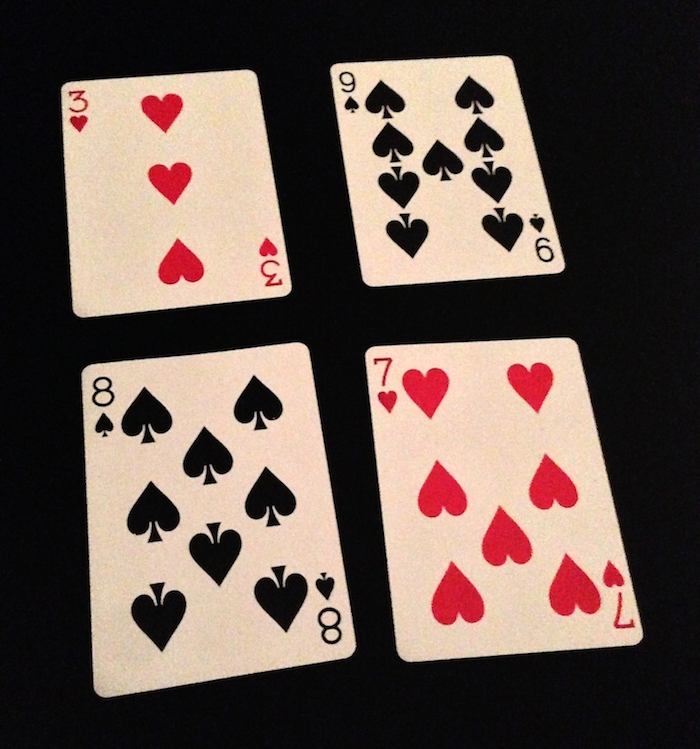
#> input picture cvi/maman11/data/9060450367_b67ef44444_o.png, 700 x 749 px; its folder holds only this picture in this run
$ python maman11.py   (older library calls are emulated)
#> lines starting #> are read from the running program, lines starting #| are printed output that depends on the picture
import os
import time
from collections import defaultdict
from typing import Tuple, Union, List, Protocol, Any, Callable, Sequence
import sys

import cv2
import glob

import numpy as np
import matplotlib.pyplot as plt
import pandas as pd

from cv2.typing import MatLike

np.set_printoptions(threshold=sys.maxsize)
pd.set_option('display.max_columns', None)
pd.set_option('display.max_rows', None)


#########################
### HELPERS FUNCTIONS ###
#########################

def rotate_coordinates_back(points, rotation_matrix, original_shape):
    """
    Rotate points from a rotated image back to the original image's coordinate system.

    Parameters:
        points (np.ndarray): Array of points as (x, y).
        rotation_matrix (np.ndarray): Rotation matrix used to create the rotated image.
        original_shape (tuple): Original image dimensions as (height, width).

    Returns:
        np.ndarray: Array of points rotated back to the original coordinate system.
    """
    # Invert the rotation matrix
    original_h, original_w = original_shape

    rotation_matrix_inv = cv2.invertAffineTransform(rotation_matrix)
    homogeneous_coords = np.column_stack([points, np.ones(len(points))])
    transformed_coords = np.dot(rotation_matrix_inv, homogeneous_coords.T).T

    transformed_coords = np.clip(
        transformed_coords, [0, 0], [original_w - 1, original_h - 1]
    )
    return transformed_coords


# [4 lines left out: function transform_ndarray_kp_to_cv2_kp, not called in this run]


def find_descriptors_with_brief(img: MatLike, kp: Sequence[cv2.KeyPoint]):
    brief = cv2.xfeatures2d.BriefDescriptorExtractor().create()
    _kp, descriptors = brief.compute(img, kp)
    return _kp, descriptors


def accumulator_to_df(accumulator):
    """ Transforming the accumulator object into a pandas dataframe. """
    rows = []
    for detector, noise_data in accumulator.items():
        for noise_type, metrics in noise_data.items():
            for metric_name, values in metrics.items():
                for idx, value in enumerate(values):
                    rows.append({
                        'detector': detector,
                        'noise_type': noise_type,
                        'metric': metric_name,
                        'index': idx,
                        'value': value
                    })
    return pd.DataFrame(rows)


##############################
#### DETECTORS DESCRIPTORS ###
##############################

# [24 lines left out: function apply_harris_detector, not called in this run]


def apply_fast_detector(
        img,
        th: int = 10, non_max_supr: bool = True,
        neighbors_type=cv2.FAST_FEATURE_DETECTOR_TYPE_9_16
) -> (MatLike, Tuple[cv2.KeyPoint]):
    """
    :param img:
    :param th: threshold helps for corner detector. a higher threshold will result in less corners,
    as the algo become stricter.
    :param non_max_supr: boolean that helps eliminate weaker key points that are close to stronger ones.
    if True, it ensures that the output contains distinct well-defined corners.
    :param neighbors_type: defines the pixel circle size used for detection
    :return:
    """
    gray_image = cv2.cvtColor(img, cv2.COLOR_BGR2GRAY)
    fast = cv2.FastFeatureDetector()
    fast = fast.create(threshold=th, nonmaxSuppression=non_max_supr, type=neighbors_type)
    kp = fast.detect(gray_image)
    output_image = cv2.drawKeypoints(img, kp, None, color=(255, 0, 0),
                                     flags=cv2.DRAW_MATCHES_FLAGS_NOT_DRAW_SINGLE_POINTS)
    return output_image, kp


def apply_orb_detector(img: MatLike, max_keypoints: int = 500):
    gray_image = cv2.cvtColor(img, cv2.COLOR_BGR2GRAY)
    orb = cv2.ORB().create(nfeatures=max_keypoints)
    kp, descriptors = orb.detectAndCompute(gray_image, None)
    output_image = cv2.drawKeypoints(img, kp, None,
                                     color=(0, 255, 0),  # Green color for keypoints
                                     flags=cv2.DRAW_MATCHES_FLAGS_DRAW_RICH_KEYPOINTS
                                     )
    return output_image, kp, descriptors


# [22 lines left out: function apply_sift_detector, not called in this run]


def apply_akaze_detector(
        img,
        descriptor_type=cv2.AKAZE_DESCRIPTOR_KAZE,
        descriptor_size: int = 0,
        descriptor_channels: int = 1,
        th: float = 0.001,
        n_octaves: int = 4,
        n_octaves_layers: int = 4
):
    """
    :param img:
    :param descriptor_type:
        cv2.AKAZE_DESCRIPTOR_KAZE: Uses the original KAZE descriptor, which is based on nonlinear scale space and offers good robustness in texture-rich and noise-prone images.
        cv2.AKAZE_DESCRIPTOR_UPRIGHT: Uses the upright descriptor, where the keypoints are not oriented, which can be slightly faster but less robust to image rotation.
    :param descriptor_size:
        0 value automatically being coverted to 64 as it's opencv default. also used in SIFT and SURF algos.
    :param th:
    :param n_octaves:
    :param n_octaves_layers:
    :return:
    """
    gray_image = cv2.cvtColor(img, cv2.COLOR_BGR2GRAY)
    akaze = cv2.AKAZE().create(descriptor_type, descriptor_size, descriptor_channels, th, n_octaves, n_octaves_layers)
    keypoints, descriptors = akaze.detectAndCompute(gray_image, None)
    output_image = cv2.drawKeypoints(img, keypoints, None, flags=cv2.DRAW_MATCHES_FLAGS_DRAW_RICH_KEYPOINTS)

    return output_image, keypoints, descriptors


def apply_fast_with_brief(img, **kwargs):
    """ Applying FAST, use FAST kp into BRIEF to get descriptors.
    Not the best approach as we have ORB that use few modification to apply the methods in a better fashion. """
    output_img, kp = apply_fast_detector(img, **kwargs)
    kp, descriptors = find_descriptors_with_brief(img, kp)
    return output_img, kp, descriptors


# [6 lines left out: function apply_harris_with_brief, not called in this run]


#######################################
######## AUGMENTATION FUNCTIONS #######
#######################################


class Augmentation(Protocol):
    is_augmentation: bool  # Ensures the function has the `is_augmentation` attribute

    def __call__(self, img: MatLike, *args, **kwargs) -> (Any, Any):
        ...


# Decorator
def augmentation_function(func):
    func.is_augmentation = True
    return func


@augmentation_function
def rescale_image(img: MatLike, scale) -> (MatLike, None):
    """ Rescales image by scale factor. """
    h, w = img.shape[:2]
    new_w = int(w * scale)
    new_h = int(h * scale)
    return cv2.resize(img, (new_w, new_h)), scale


@augmentation_function
def rotate_image(img: MatLike, angle: Union[float, int], scale: float = 1.0) -> (MatLike, np.ndarray):
    """ Rotating the image, with angle and re-scale factor.
    considering rotated image will create new height/width. """
    h, w = img.shape[:2]
    center = (w // 2, h // 2)
    rotation_matrix = cv2.getRotationMatrix2D(center, angle, scale)
    cos_theta = abs(rotation_matrix[0, 0])
    sin_theta = abs(rotation_matrix[0, 1])
    new_width = int(h * sin_theta + w * cos_theta)
    new_height = int(h * cos_theta + w * sin_theta)
    rotation_matrix[0, 2] += (new_width - w) / 2
    rotation_matrix[1, 2] += (new_height - w) / 2
    return cv2.warpAffine(img, rotation_matrix, (new_width, new_height)), rotation_matrix


@augmentation_function
def add_gaussian_noise(img: MatLike, mean=0, std_dev=2) -> (MatLike, None):
    """ Add gaussian noise using normal distribution. """
    noise = np.random.normal(mean, std_dev, img.shape).astype(np.float16)
    noisy_image = img.astype(np.float16) + noise
    return np.clip(noisy_image, 0, 255).astype(np.uint8), None


def calc_evaluators(
        img,
        detector_descriptor,
        augmentation: Union[Augmentation, Callable],
        augmentation_str: str,
        matcher: cv2.DescriptorMatcher,
        rad_th: Union[float, int] = 5.) -> dict:
    start_time = time.time()
    output_img, kp, descriptors = detector_descriptor(img)
    aug_img, additional_data = augmentation(img)
    aug_output_img, aug_kp, aug_descriptors = detector_descriptor(aug_img)

    matches = matcher.match(descriptors, aug_descriptors)
    matches = sorted(matches, key=lambda x: x.distance)

    matcher_precision = calculate_matcher_precision(matches, rad_th)

    calculation_time = time.time() - start_time

    kp_matched = np.array([kp[m.queryIdx].pt for m in matches])
    aug_kp_matched = np.array([aug_kp[m.trainIdx].pt for m in matches])

    # Handle special cases of augmentation with respect to key points.
    if 'rotate' in augmentation_str:
        aug_kp_matched = rotate_coordinates_back(aug_kp_matched, additional_data, img.shape[:2])
    if 'scale' in augmentation_str:
        aug_kp_matched = aug_kp_matched / additional_data

    # Calculate Euclidean distance between matched keypoints
    distances = np.linalg.norm(kp_matched - aug_kp_matched, axis=1)

    # Count matches within the threshold
    repeatable_matches = np.sum(distances <= rad_th)

    repeatability = repeatable_matches / len(kp)

    valid_distances = distances[distances <= rad_th]
    if valid_distances.size > 0:
        average_distance = np.mean(valid_distances)
    else:
        average_distance = None

    print("Average Distance", average_distance)
    print(f"Repeatability: {repeatability:.4f}")
    print(f"Match precision: {matcher_precision:.4f}")
    print(f"Calculation time: {calculation_time:.4f}")

    return {
        "repeatability": repeatability,
        "localization_error": average_distance,
        "match_precision": matcher_precision,
        "calculation_time": calculation_time
    }


def calculate_matcher_precision(matches, rad_th):
    true_positives = 0
    false_positives = 0
    for match in matches:
        if match.distance < rad_th:
            true_positives += 1
        else:
            false_positives += 1
    return true_positives / (true_positives + false_positives)


def run_eval(images_paths, detector_descriptor_matcher, augmentations, image_rescale=None):
    # accumulator = defaultdict(dict)
#> called with image_rescale = (512, 512)
    accumulator = defaultdict(lambda: defaultdict(lambda: {
        'repeatability': [], 'localization_error': [], 'match_precision': [], 'calculation_time': []}))

    for image_path in images_paths:
        img = cv2.imread(image_path)
#> img is the input picture: shape (749, 700, 3); mean B, G, R 79.2, 87, 103.7

        if image_rescale and len(image_rescale) == 2:
            img = cv2.resize(img, image_rescale)
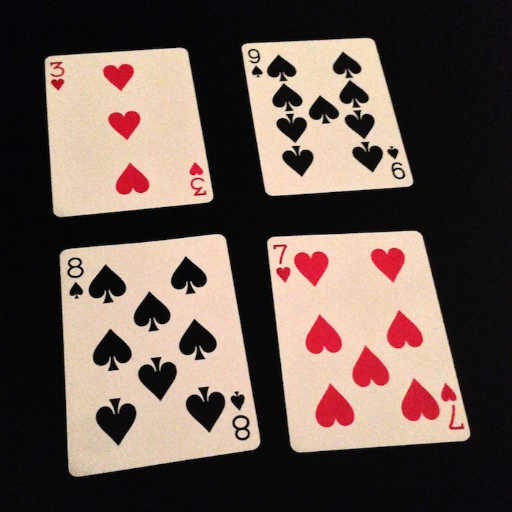
#> img: shape (512, 512, 3); mean B, G, R 79.1, 86.9, 103.6

        for dd_key, (dd, matcher) in detector_descriptor_matcher.items():
            print(f"---------\n{dd_key}\n----------")
            for aug_str, aug_func in augmentations.items():
                print(aug_str)
                evaluators = calc_evaluators(img, dd, aug_func, aug_str, matcher)
                for k, v in evaluators.items():
                    accumulator[dd_key][aug_str][k].append(v)
#> this loop made 3 passes
#> (printed output is left out)
#> pass 1, in apply_orb_detector, `gray_image = cv2.cvtColor(img, cv2.COLOR_BGR2GRAY)`:
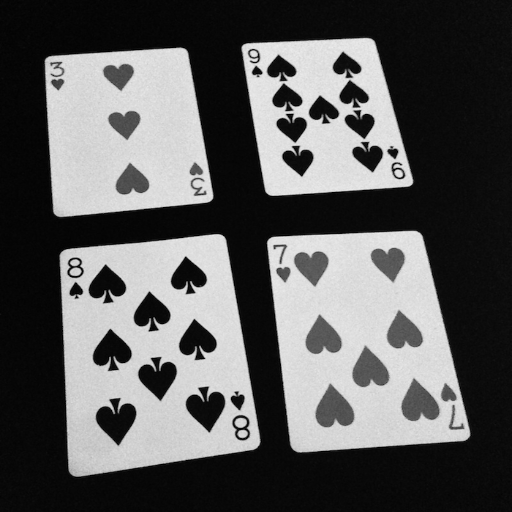
#> gray_image: shape (512, 512); min 0, max 238, mean 91
#> pass 1, in apply_orb_detector, `output_image = cv2.drawKeypoints(img, kp, None, color=(0, 255, 0),`:
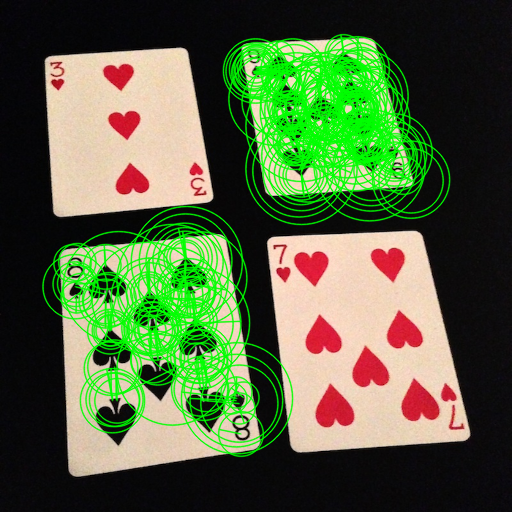
#> output_image: shape (512, 512, 3); mean B, G, R 63.6, 101.8, 84
#> pass 1, in add_gaussian_noise, `noisy_image = img.astype(np.float16) + noise`:
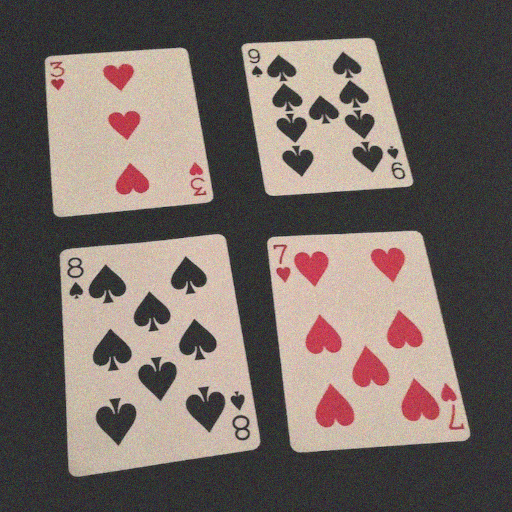
#> noisy_image: shape (512, 512, 3) float16; mean B, G, R 79.1, 86.9, 103.6; drawn with min black and max white

    df = accumulator_to_df(accumulator)
#> in accumulator_to_df, `rows = []`: rows = []
#> after the loop in accumulator_to_df, `for detector, noise_data in accumulator.items():`: rows = 96 items
#> df = table of 96 rows and 5 columns
    df.to_csv("accum_df.csv", index=False)

    plot_detector_noise_summary(df, metric_value='repeatability')
    plot_detector_noise_summary(df, metric_value='localization_error')
    plot_detector_noise_summary(df, metric_value='match_precision')
    plot_detector_noise_summary(df, metric_value='calculation_time')


def plot_detector_noise_summary(
        df,
        metric_value='localization_error',
        group_column='detector',
        category_column='noise_type',
        metric_column='metric',
        value_column='value'):
#> called with metric_value = 'repeatability', group_column = 'detector', category_column = 'noise_type', metric_column = 'metric', value_column = 'value'
    df = df[df[metric_column] == metric_value]
    df = df.fillna(0)
    # groupby detector and noise_type, calculates the mean for the metric
    summary = df.groupby([group_column, category_column])[value_column].mean().reset_index()
    print(f"{metric_value} summary:\n{summary}")

    # Pivot for plotting: detectors as bars for each noise_type
    pivot_summary = summary.pivot(index=category_column, columns=group_column, values=value_column)

    # Plot the bar chart
    pivot_summary.plot(kind='bar', figsize=(12, 6), width=0.8)

    # Add plot details
    plt.title(f'Average {metric_value.capitalize()} by {group_column.capitalize()} and {category_column.capitalize()}')
    plt.ylabel(f'Average {metric_value.capitalize()}')
    plt.xlabel(category_column.capitalize())
    plt.xticks(rotation=45)
    plt.legend(title=group_column.capitalize())
    plt.tight_layout()
    plt.show()


def main(**args):
    """ augmentations and detector/descriptors are defined here, hardcoded. One can add/remove
    as long as you keep the current structure. """
    augmentations = {
        "gauss_noise_10": lambda img: add_gaussian_noise(img, 0, 15),
        "gauss_noise_20": lambda img: add_gaussian_noise(img, 0, 40),
        "rotate_30": lambda img: rotate_image(img, 30, 1),
        "rotate_70": lambda img: rotate_image(img, 70, 1),
        "scale_half": lambda img: rescale_image(img, 0.5),
        "scale_2": lambda img: rescale_image(img, 2),
        "gauss_filter_5": lambda img: (cv2.GaussianBlur(img, ksize=(5, 5), sigmaX=1.), None),
        "gauss_filter_9": lambda img: (cv2.GaussianBlur(img, ksize=(9, 9), sigmaX=1.), None),
    }
    bf_hamm = cv2.BFMatcher(cv2.NORM_HAMMING, crossCheck=True)
    bf_l2norm = cv2.BFMatcher(cv2.NORM_L2, crossCheck=True)

    detector_descriptor_matcher = {
        # "harris_brief": (lambda img: apply_harris_with_brief(img), bf_l2norm),
        "orb": (lambda img: apply_orb_detector(img, 200), bf_hamm),
        "fast_brief": (lambda img: apply_fast_with_brief(img), bf_hamm),
        "akaze": (lambda img: apply_akaze_detector(img), bf_l2norm),
    }
    glob_path = os.path.abspath(os.path.join(__file__, "../../data", '*'))
    images_paths = glob.glob(glob_path)
    run_eval(images_paths, detector_descriptor_matcher, augmentations, **args)
#> call 2 of plot_detector_noise_summary, with metric_value = 'localization_error', group_column = 'detector', category_column = 'noise_type', metric_column = 'metric', value_column = 'value'
#> in plot_detector_noise_summary (call 2), `plt.show()`:
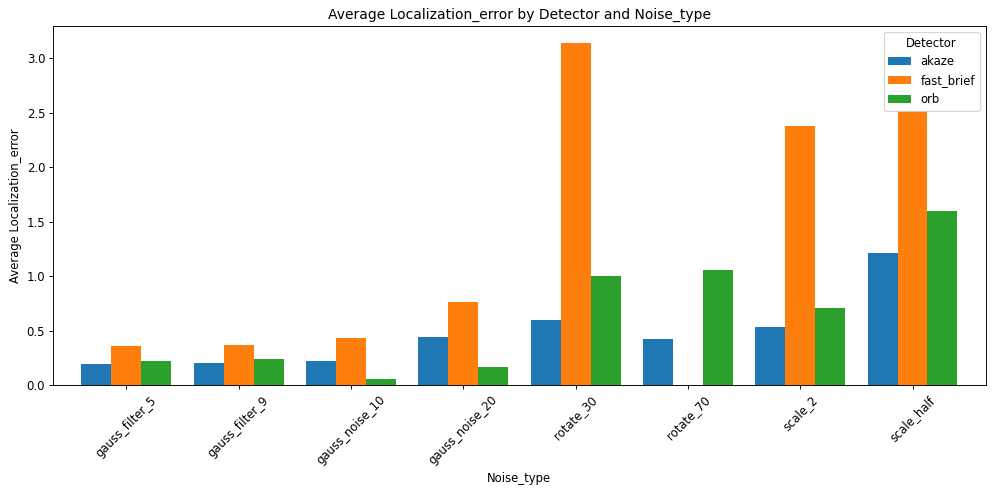
#> figure drawn by matplotlib, 1 panel; tallest bar 1.22 high, from x = 6.6 to 6.87; tallest bar 3.14 high, from x = 3.87 to 4.13; tallest bar 1.6 high, from x = 7.13 to 7.4
#> call 3 of plot_detector_noise_summary, with metric_value = 'match_precision', group_column = 'detector', category_column = 'noise_type', metric_column = 'metric', value_column = 'value'
#> in plot_detector_noise_summary (call 3), `plt.show()`:
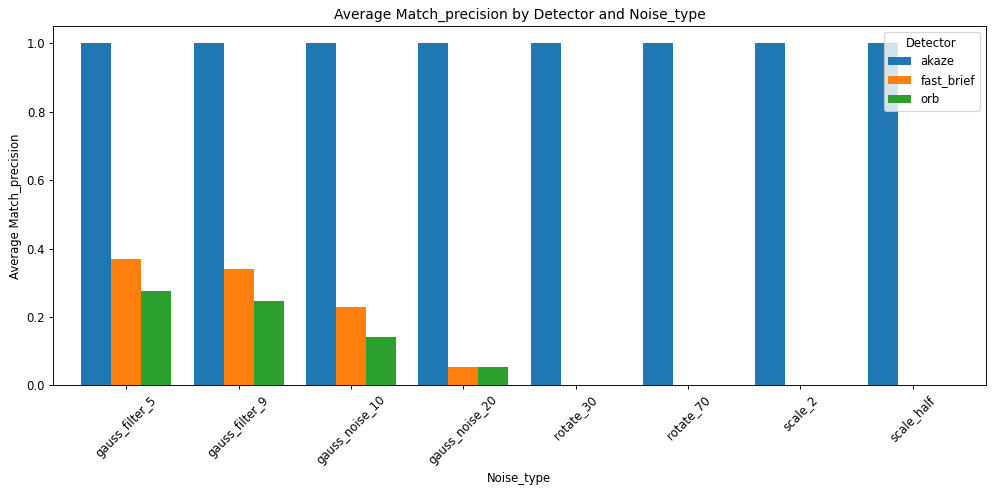
#> figure drawn by matplotlib, 1 panel; tallest bar 0.369 high, from x = -0.133 to 0.133; tallest bar 0.277 high, from x = 0.133 to 0.4
#> call 4 of plot_detector_noise_summary, with metric_value = 'calculation_time', group_column = 'detector', category_column = 'noise_type', metric_column = 'metric', value_column = 'value'
#> in plot_detector_noise_summary (call 4), `plt.show()`:
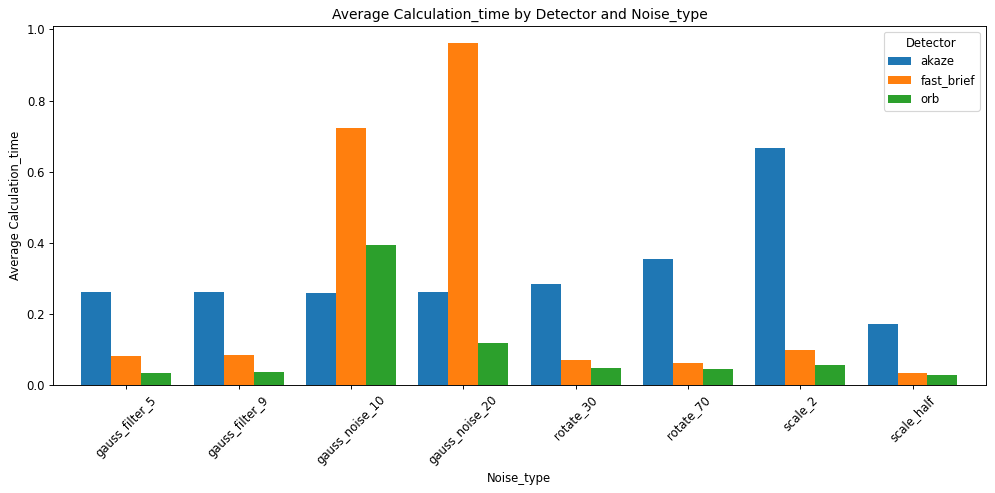
#> figure drawn by matplotlib, 1 panel; tallest bar 0.666 high, from x = 5.6 to 5.87; tallest bar 0.961 high, from x = 2.87 to 3.13; tallest bar 0.395 high, from x = 2.13 to 2.4


if __name__ == '__main__':
    """
    You can set args or remove it completely if you want images to be untouched.
    """
    args = {
        "image_rescale": (512, 512)
    }
    main(**args)
